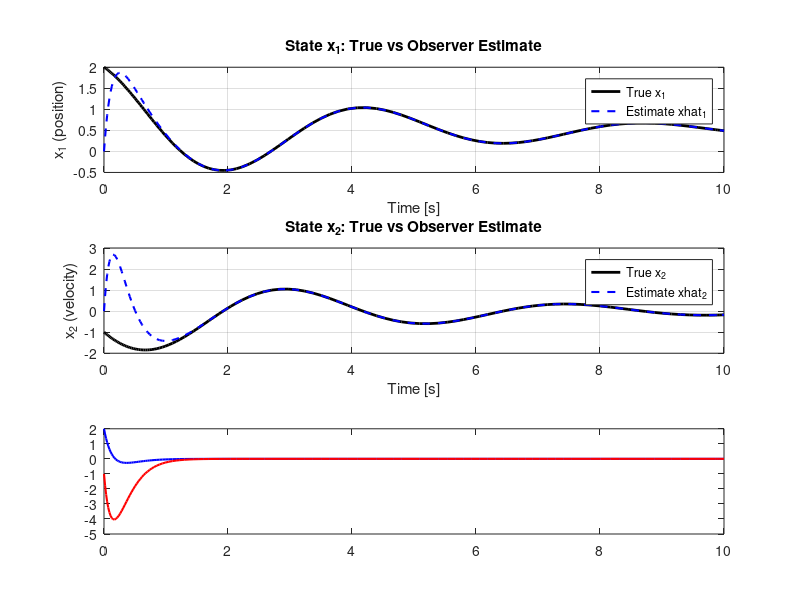

The MATLAB source for this figure: (Note: this script raises an error after producing the figure.)
%% main_continuous.m
%  Continuous-Time Luenberger Observer Demonstration
%
%  Demonstrates:
%    - State observer for a 2nd-order continuous-time LTI system
%    - Observer gain design via pole placement
%    - Convergence of estimation error e(t) = x(t) - xhat(t) -> 0
%
%  System model:
%    dx/dt = A*x + B*u
%    y     = C*x
%
%  Observer:
%    dxhat/dt = A*xhat + B*u + L*(y - C*xhat)
%               = (A - L*C)*xhat + B*u + L*y
%
%  Error dynamics:
%    de/dt = (A - L*C)*e
%    -> e(t) -> 0 if A - L*C is Hurwitz (all eigenvalues in LHP)
%
%  Repository: MATLAB_state_observer/01_luenberger_observer/
%  Blog: https://blog.control-theory.com/entry/2024/02/28/100201
%  Blog: https://blog.control-theory.com/entry/2024/10/01/143305
%  Hub:  https://blog.control-theory.com/entry/state-observer-estimation
%
%  Author: Hiroshi Okajima, Kumamoto University
%  -----------------------------------------------------------------------

clear; clc; close all;

%% ---- Plant Parameters ---------------------------------------------------

% 2nd-order system: mass-spring-damper example
%   m*ddot(q) + c*dot(q) + k*q = u
%   state: x = [q; dot(q)]
%
%   Parameters: m = 1, c = 0.5, k = 2

m_val = 1;
c_val = 0.5;
k_val = 2;

A = [0, 1; -k_val/m_val, -c_val/m_val];
B = [0; 1/m_val];
C = [1, 0];   % only position is measured

fprintf('---- Plant ----\n');
fprintf('A = \n'); disp(A);
fprintf('B = \n'); disp(B);
fprintf('C = \n'); disp(C);
fprintf('Plant poles: '); disp(eig(A).');

%% ---- Check Observability ------------------------------------------------

Ob = obsv(A, C);
fprintf('Observability matrix rank = %d (n = %d)\n', rank(Ob), size(A,1));

if rank(Ob) < size(A,1)
    error('System is not observable. Observer design is not possible.');
end

%% ---- Observer Gain Design (Pole Placement) ------------------------------

% Place observer poles faster than plant poles
%   Plant poles: approx -0.25 +/- 1.39j  (natural freq ~ 1.41)
%   Observer poles: chosen 3-5x faster

obs_poles = [-5; -6];

L = place(A', C', obs_poles)';

fprintf('\n---- Observer ----\n');
fprintf('Desired observer poles: '); disp(obs_poles.');
fprintf('L = \n'); disp(L);
fprintf('Eigenvalues of A - L*C: '); disp(eig(A - L*C).');

%% ---- Simulation ---------------------------------------------------------

Tsim = 10;       % simulation time [s]

% Initial conditions
x0    = [2; -1];    % true initial state
xhat0 = [0;  0];    % observer initial estimate (unknown)

% Input signal: step input at t = 0
u_func = @(t) 1.0 * (t >= 0);

% ODE: combined state [x; xhat]
odefun = @(t, z) [
    A*z(1:2) + B*u_func(t);                           % true system
    A*z(3:4) + B*u_func(t) + L*(C*z(1:2) - C*z(3:4))  % observer
];

[t, z] = ode45(odefun, [0, Tsim], [x0; xhat0]);

x_true = z(:, 1:2);
x_est  = z(:, 3:4);
e      = x_true - x_est;

%% ---- Plots --------------------------------------------------------------

figure('Position', [100 100 800 750])

% (1) State x1 (position)
subplot(3, 1, 1)
plot(t, x_true(:,1), 'k', 'LineWidth', 2); hold on
plot(t, x_est(:,1), 'b--', 'LineWidth', 1.5)
legend('True x_1', 'Estimate xhat_1', 'Location', 'best')
xlabel('Time [s]')
ylabel('x_1 (position)')
title('State x_1: True vs Observer Estimate')
grid on

% (2) State x2 (velocity)
subplot(3, 1, 2)
plot(t, x_true(:,2), 'k', 'LineWidth', 2); hold on
plot(t, x_est(:,2), 'b--', 'LineWidth', 1.5)
legend('True x_2', 'Estimate xhat_2', 'Location', 'best')
xlabel('Time [s]')
ylabel('x_2 (velocity)')
title('State x_2: True vs Observer Estimate')
grid on

% (3) Estimation error
subplot(3, 1, 3)
plot(t, e(:,1), 'b', 'LineWidth', 1.5); hold on
plot(t, e(:,2), 'r', 'LineWidth', 1.5)
yline(0, 'k:')
legend('e_1 = x_1 - xhat_1', 'e_2 = x_2 - xhat_2', ...
       'Location', 'best')
xlabel('Time [s]')
ylabel('Estimation error')
title('Convergence of Estimation Error  (poles of A-LC determine decay rate)')
grid on

sgtitle('Continuous-Time Luenberger Observer', 'FontSize', 14, 'FontWeight', 'bold')
